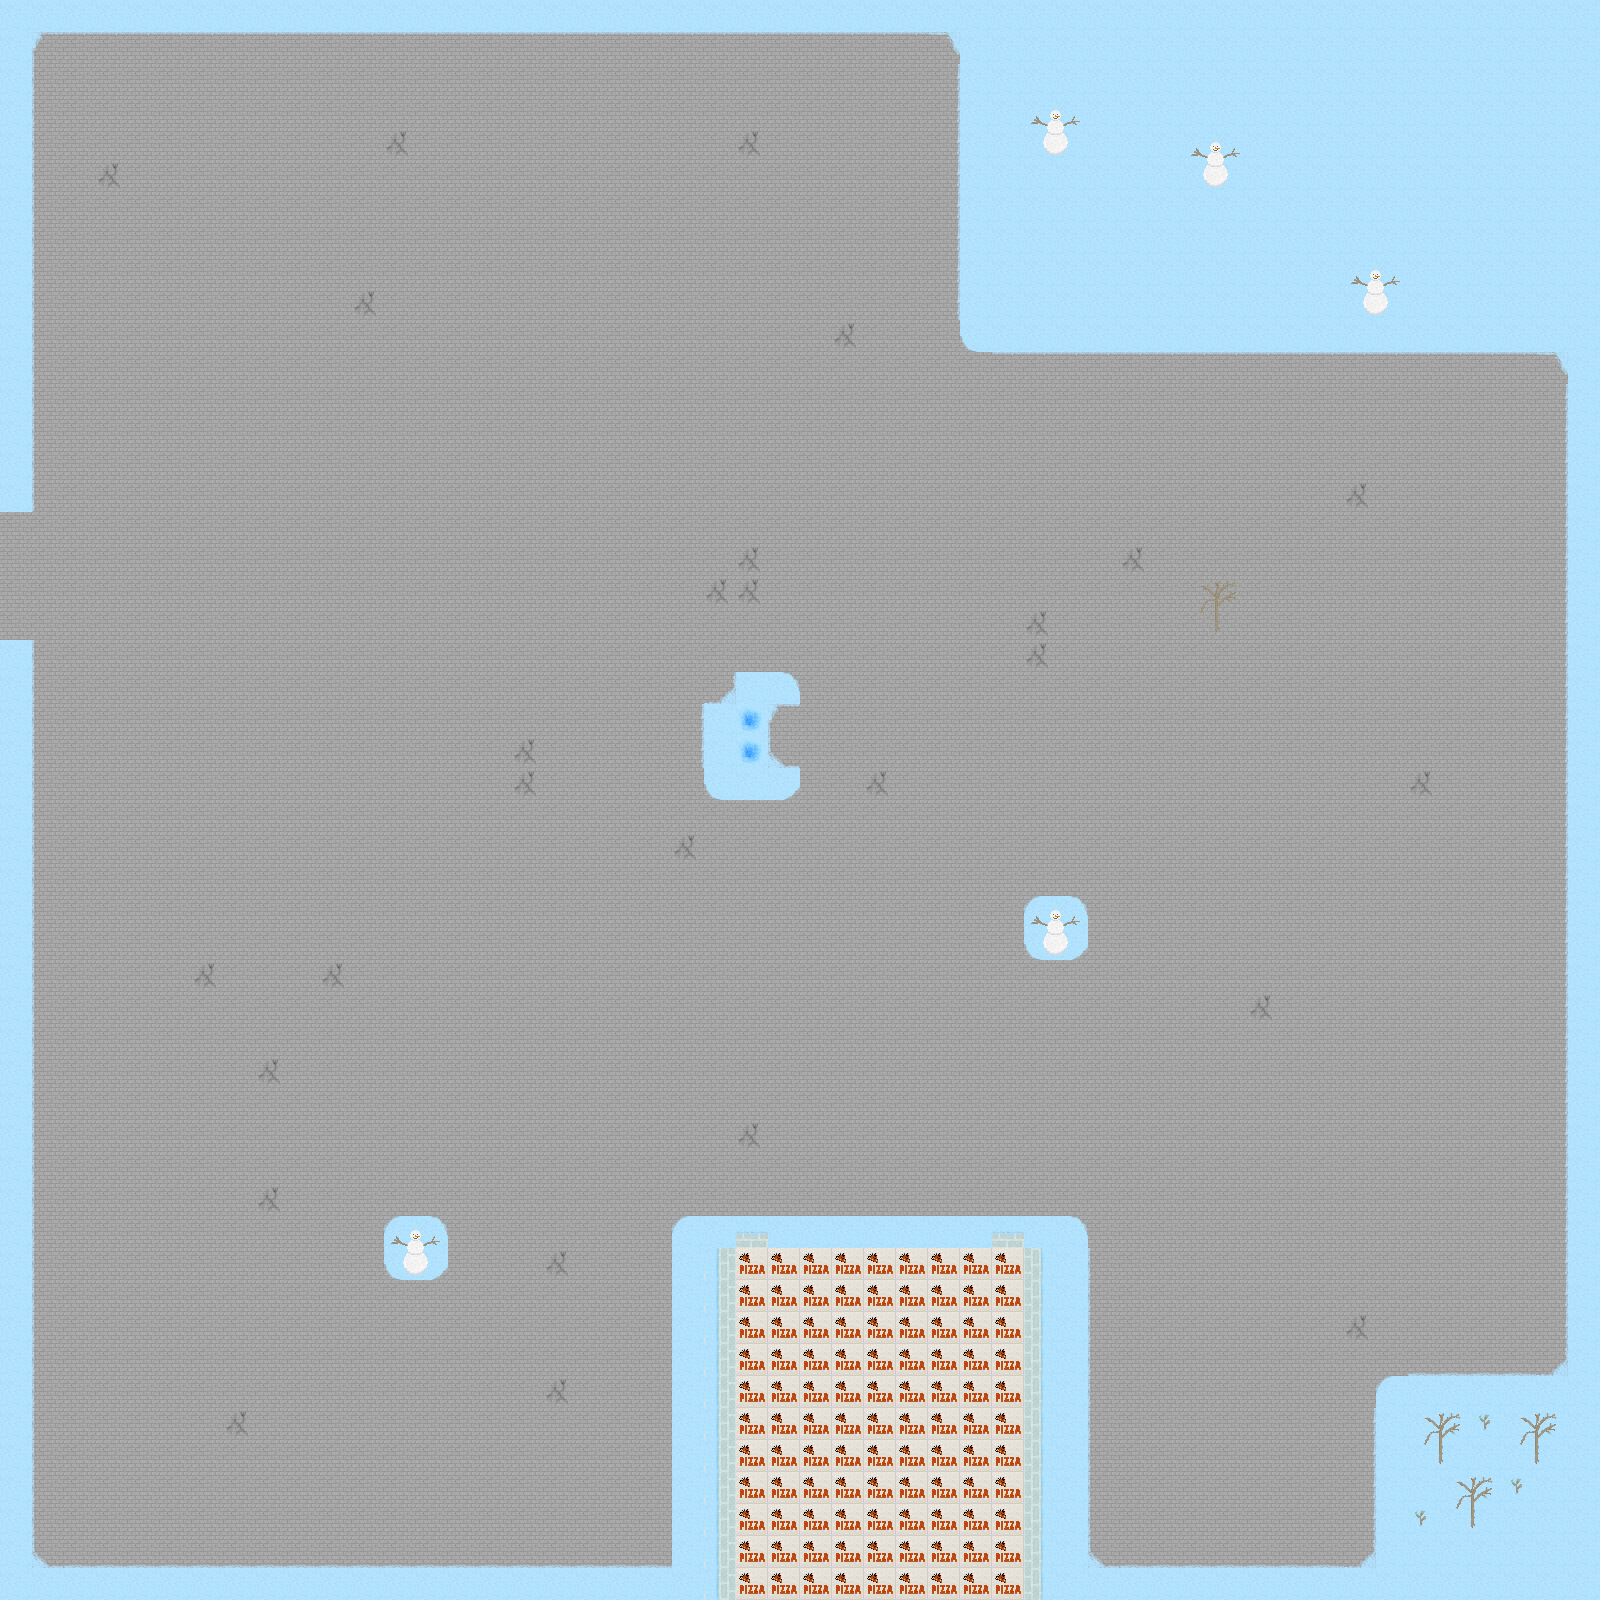

Rendered tile map (Tiled .tmx) drawn with the repository's tilesets; below, a short description and the map source with its tile grids summarised:
An orthogonal 50x50 tile map with 32x32 px tiles, 2 tile layers (ground, walls), 2 tilesets and 18 objects (3x maplesyrup, 2x enemy, player, door).

<map version="1.2" tiledversion="1.3.4" orientation="orthogonal" renderorder="right-down" width="50" height="50" tilewidth="32" tileheight="32" infinite="0" nextlayerid="10" nextobjectid="11">
 <editorsettings>
  <export target="level2.lua" format="lua" />
 </editorsettings>
 <tileset firstgid="1" name="test" tilewidth="32" tileheight="32" tilecount="345" columns="15">
  <image source="../tilesets/test.png" trans="000000" width="480" height="736" />
  <tile id="201">
   <objectgroup draworder="index" id="2">
    <object id="1" x="0" y="-0.189237" width="32.0757" height="32.2649" />
   </objectgroup>
  </tile>
  <tile id="202">
   <objectgroup draworder="index" id="2">
    <object id="1" x="0" y="0" width="31.9811" height="31.8865" />
   </objectgroup>
  </tile>
  <tile id="214">
   <objectgroup draworder="index" id="2">
    <object id="1" x="0.0946186" y="0" width="31.7918" height="31.7918" />
   </objectgroup>
  </tile>
  <tile id="215">
   <properties>
    <property name="collidable" value="true" />
   </properties>
   <objectgroup draworder="index" id="2">
    <object id="1" x="0.189237" y="0.0946186" width="31.6972" height="30.9403" />
   </objectgroup>
  </tile>
  <tile id="216">
   <objectgroup draworder="index" id="2">
    <object id="1" x="-0.0946186" y="0" width="31.9811" height="31.6026" />
   </objectgroup>
  </tile>
  <tile id="217">
   <objectgroup draworder="index" id="2">
    <object id="1" x="0" y="-0.0946186" width="31.8865" height="31.8865" />
   </objectgroup>
  </tile>
  <tile id="255">
   <objectgroup draworder="index" id="2">
    <object id="1" x="23.3708" y="-0.283856" width="8.70491" height="7.19101" />
    <object id="2" x="20.5322" y="7.09639" width="11.3542" height="19.9645" />
   </objectgroup>
  </tile>
  <tile id="256">
   <objectgroup draworder="index" id="3">
    <object id="3" x="-0.0946186" y="0.0946186" width="31.9811" height="28.291" />
   </objectgroup>
  </tile>
  <tile id="257">
   <objectgroup draworder="index" id="2">
    <object id="1" x="0" y="-0.0946186" width="15.0444" height="8.79953" />
    <object id="2" x="0" y="8.70491" width="7.00177" height="15.6121" />
   </objectgroup>
  </tile>
 </tileset>
 <tileset firstgid="346" source="tiles.tsx" />
 <layer id="3" name="ground" width="50" height="50">
  <data>[2500 cells, 2500 non-empty, 19 distinct tile ids]</data>
 </layer>
 <layer id="9" name="walls" width="50" height="50">
  <properties>
   <property name="collidable" type="bool" value="true" />
  </properties>
  <data>[2500 cells, 254 non-empty, 14 distinct tile ids]</data>
 </layer>
 <objectgroup id="8" name="sprites">
  <object id="5" name="enemy" x="544" y="192">
   <properties>
    <property name="Dialogue" type="int" value="1" />
    <property name="Is" value="enemy" />
   </properties>
  </object>
  <object id="6" name="enemy" x="1312" y="832">
   <properties>
    <property name="Dialogue" type="int" value="2" />
    <property name="Is" value="enemy" />
   </properties>
  </object>
  <object id="7" name="player" x="64" y="544" width="32" height="32" />
  <object id="4" name="door" x="768" y="1248" width="206.667" height="185.333">
   <properties>
    <property name="Is" value="door" />
    <property name="LeadsTo" value="level3" />
   </properties>
  </object>
  <object id="8" name="maplesyrup" x="160" y="1408">
   <properties>
    <property name="Is" value="maplesyrup" />
   </properties>
  </object>
  <object id="9" name="maplesyrup" x="1472" y="96">
   <properties>
    <property name="Is" value="maplesyrup" />
   </properties>
  </object>
  <object id="10" name="maplesyrup" x="1024" y="1152">
   <properties>
    <property name="Is" value="maplesyrup" />
   </properties>
  </object>
 </objectgroup>
</map>
